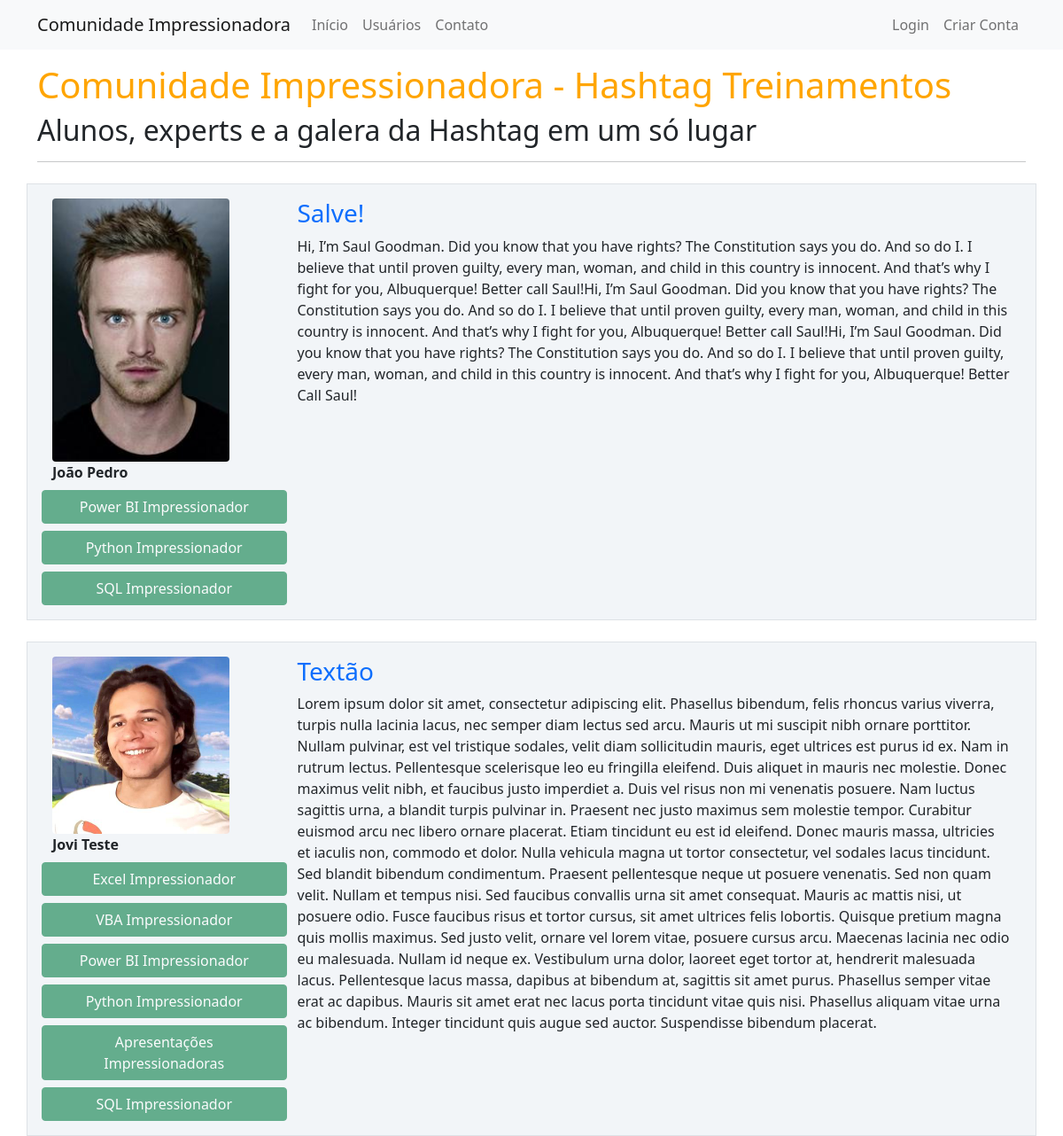
The page / on the database its author committed.
### comunidadeimpressionadora/models.py (models this page shows, shortened)
class Post(database.Model):
    id = database.Column(database.Integer, primary_key=True)
    titulo = database.Column(database.String, nullable=False)
    corpo = database.Column(database.Text, nullable=False)
    data_criacao = database.Column(database.DateTime, nullable=False, default=datetime.utcnow)
    id_usuario = database.Column(database.Integer, database.ForeignKey('usuario.id'), nullable=False)

class Usuario(database.Model, UserMixin):
    id = database.Column(database.Integer, primary_key=True)
    username = database.Column(database.String, nullable=False)
    email = database.Column(database.String, nullable=False, unique=True)
    senha = database.Column(database.String, nullable=False)
    foto_perfil = database.Column(database.String, default='default.jpg')
    posts = database.relationship('Post', backref='autor', lazy=True)
    cursos = database.Column(database.String, nullable=False, default='Não Informado')

### comunidadeimpressionadora/routes.py (the view)
@app.route('/')
def home():
    posts = Post.query.order_by(Post.id.desc())
    return render_template('home.html', posts=posts)

### comunidadeimpressionadora/templates/home.html
{% extends 'base.html' %}
{% block body %}
        <div class="container mt-3">
            <h1 style="color: orange">Comunidade Impressionadora - Hashtag Treinamentos</h1>
            <h2>Alunos, experts e a galera da Hashtag em um só lugar</h2>
            <hr>
            {% for post in posts %}
            <div class="row border mt-4 p-3 meupost">
                <div class="col col-3">
                    <div class="image pe-2"> <img src="{{ url_for('static', filename='fotos_perfil/{}'.format(post.autor.foto_perfil)) }}" class="rounded" width="200"> </div>
                    <strong>{{ post.autor.username }}</strong>
                    <div class="row justify-content-center">
                            {% for curso in post.autor.cursos.split(';') %}
                                <button type="button" class="btn btn-success mt-2" disabled>{{ curso }}</button>
                            {% endfor %}
                    </div>
                </div>
                <div class="col col-9">
                    <a style="text-decoration: none" href="{{ url_for('exibir_post', post_id=post.id) }}"><h3>{{ post.titulo }}</h3></a>
                    <p>{{ post.corpo }}</p>
                </div>
            </div>
            {% endfor %}
        </div>
{% endblock %}

### comunidadeimpressionadora/static/main.css (style rules this page uses)
.meupost { background: #f2f5f8 !important; }

### rows shown on the page
Post: foto_perfil (picture), autor.username "João Pedro", curso "Power BI Impressionador" "Python Impressionador" "SQL Impressionador", titulo "Salve!", corpo "Hi, I’m Saul Goodman. Did you know that you have rights? The Constitution says you do. And so do I. I believe that until proven guilty, every man, woman, and child in this country is innocent. And that’s why I fight for you, Albuquerque! Better call Saul!Hi, I’m Saul Goodman. Did you know that you have rights? The Constitution says you do. And so do I. I believe that until proven guilty, every man, woman, and child in this country is innocent. And that’s why I fight for you, Albuquerque! Better call Saul!Hi, I’m Saul Goodman. Did you know that you have rights? The Constitution says you do. And so do I. I believe that until proven guilty, every man, woman, and child in this country is…"
Post: foto_perfil (picture), autor.username "Jovi Teste", curso "Excel Impressionador" "VBA Impressionador" "Power BI Impressionador" "Python Impressionador" "Apresentações Impressionadoras" "SQL Impressionador", titulo "Textão", corpo "Lorem ipsum dolor sit amet, consectetur adipiscing elit. Phasellus bibendum, felis rhoncus varius viverra, turpis nulla lacinia lacus, nec semper diam lectus sed arcu. Mauris ut mi suscipit nibh ornare porttitor. Nullam pulvinar, est vel tristique sodales, velit diam sollicitudin mauris, eget ultrices est purus id ex. Nam in rutrum lectus. Pellentesque scelerisque leo eu fringilla eleifend. Duis aliquet in mauris nec molestie. Donec maximus velit nibh, et faucibus justo imperdiet a. Duis vel risus non mi venenatis posuere. Nam luctus sagittis urna, a blandit turpis pulvinar in. Praesent nec justo maximus sem molestie tempor. Curabitur euismod arcu nec libero ornare placerat. Etiam tincidunt…"
